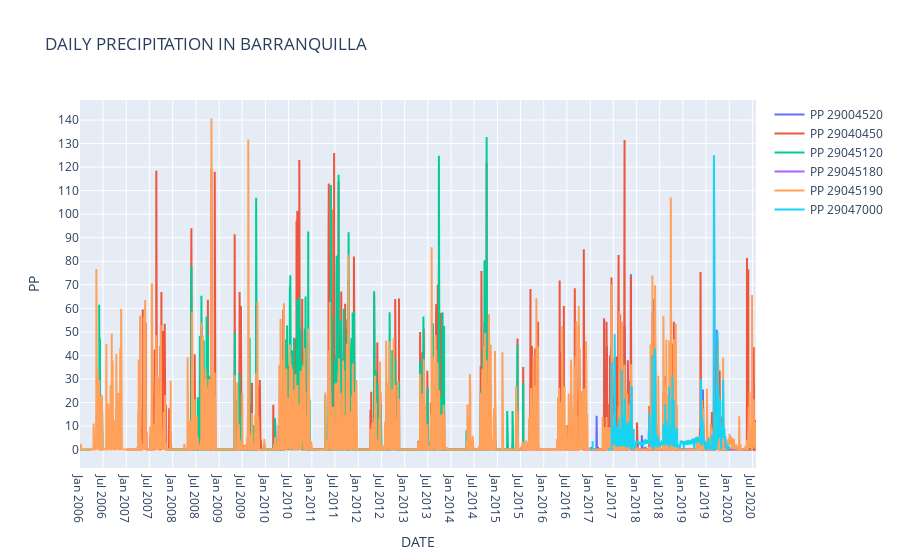

This figure's notebook cell:
### Code cell
fig = go.Figure()
for df_group in df_prec.groupby(["CodigoEstacion"]):
    codigoestacion, df_gr = df_group
    df_gr = df_gr.resample('D').mean()
    plot_lluvia = go.Scatter(x=df_gr.index,
                y=df_gr[standard_var_name], name ="PP "+str(codigoestacion), mode = "lines")
    fig.add_trace(plot_lluvia)
layout = go.Layout(title="DAILY " +standard_var_name + " IN " + municipality_name,
                xaxis=dict(title='DATE'),
                yaxis=dict(title='PP'))
fig.update_layout(layout)
fig.update_yaxes(nticks=20)
fig.update_xaxes(nticks=40)
fig.show()#16015010

### Figure 1 — Plotly figure (JSON) as saved in the notebook; plotly's stock layout.template omitted (floating-point values rounded to 4 significant figures; data arrays with more than 128 entries replaced by an {"elided": "..."} marker saying what was removed)
{"data": [{"mode": "lines", "name": "PP 29004520", "type": "scatter", "x": {"elided": "1304 str values"}, "y": {"elided": "1304 float values"}}, {"mode": "lines", "name": "PP 29040450", "type": "scatter", "x": {"elided": "4959 str values"}, "y": {"elided": "4959 float values"}}, {"mode": "lines", "name": "PP 29045120", "type": "scatter", "x": {"elided": "3497 str values"}, "y": {"elided": "3497 float values"}}, {"mode": "lines", "name": "PP 29045180", "type": "scatter", "x": ["2017-10-01T00:00:00", "2017-10-02T00:00:00", "2017-10-03T00:00:00"], "y": [0.7, 0, 0]}, {"mode": "lines", "name": "PP 29045190", "type": "scatter", "x": {"elided": "5322 str values"}, "y": {"elided": "5322 float values"}}, {"mode": "lines", "name": "PP 29047000", "type": "scatter", "x": {"elided": "1099 str values"}, "y": {"elided": "1099 float values"}}], "layout": {"title": {"text": "DAILY PRECIPITATION IN BARRANQUILLA"}, "xaxis": {"nticks": 40, "title": {"text": "DATE"}}, "yaxis": {"nticks": 20, "title": {"text": "PP"}}}}
